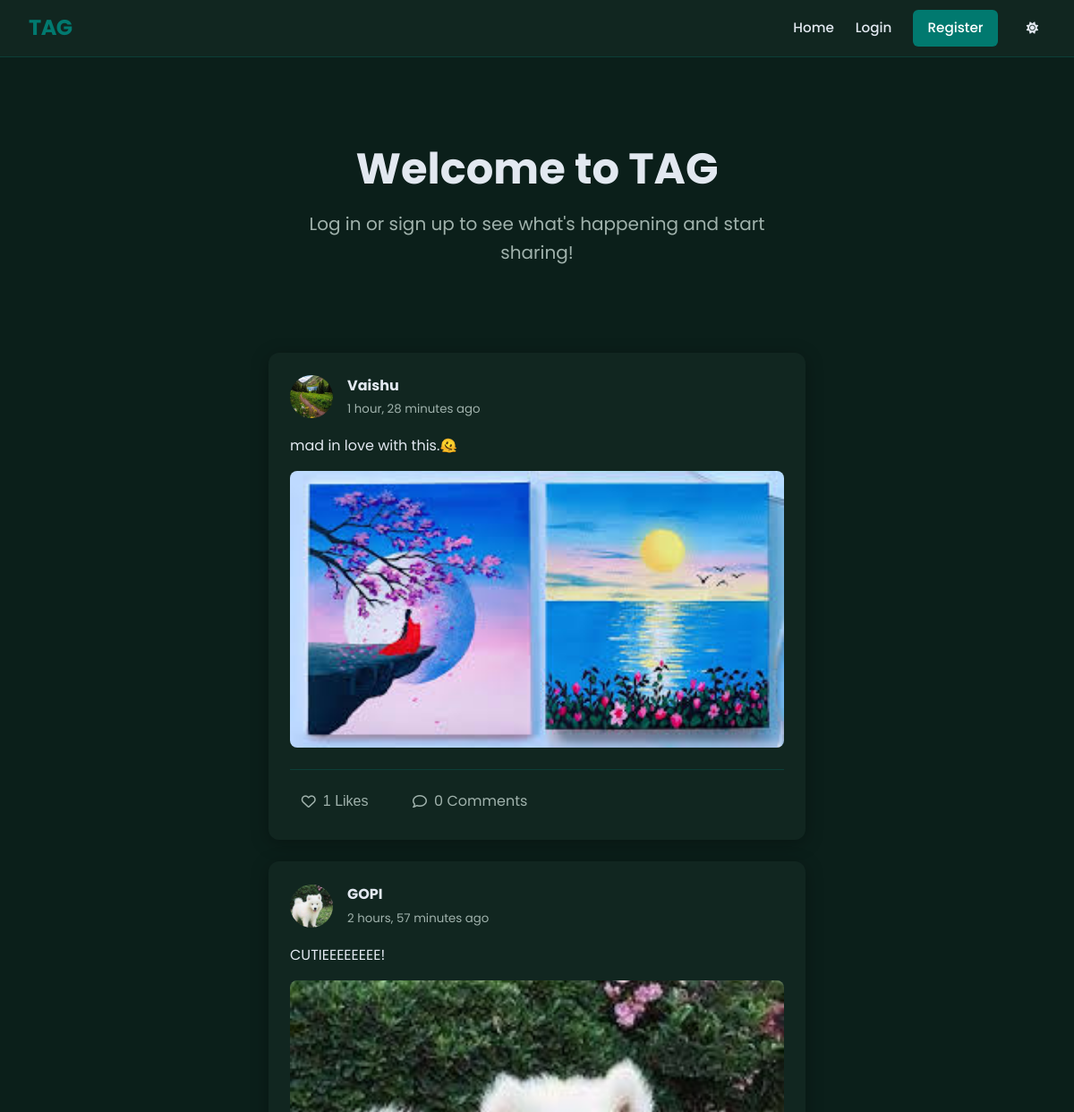
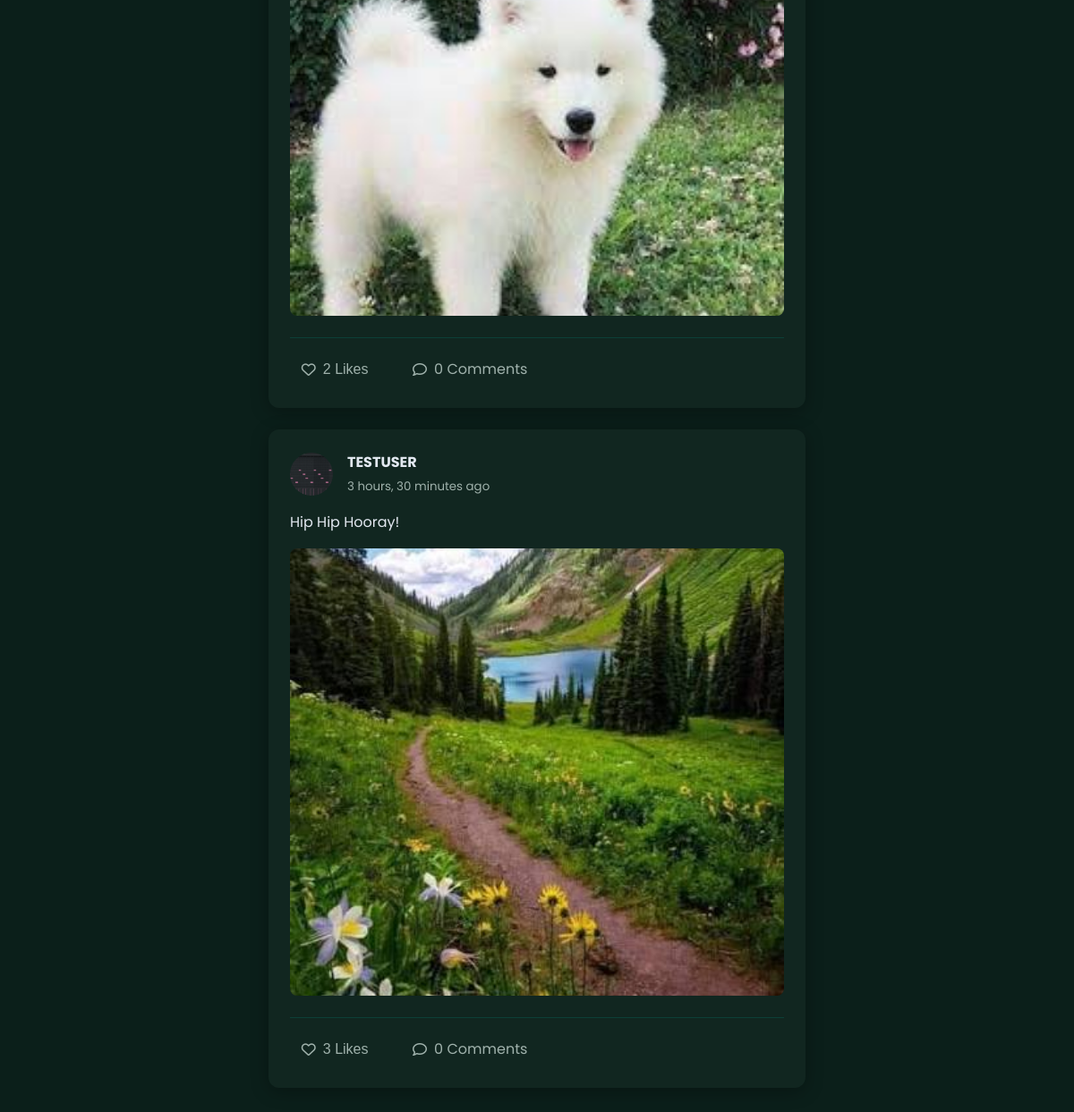
The page / on the database its author committed (2 pictures, top to bottom).
### posts/models.py (models this page shows, shortened)
class Post(models.Model):
    author = models.ForeignKey(User, on_delete=models.CASCADE, related_name='posts')
    content = models.TextField(max_length=500)
    image = models.ImageField(upload_to='post_images', blank=True, null=True)
    created_at = models.DateTimeField(auto_now_add=True)
    updated_at = models.DateTimeField(auto_now=True)
    class Meta:
        ordering = ['-created_at']

### users/models.py (models this page shows, shortened)
class UserProfile(models.Model):
    user = models.OneToOneField(User, on_delete=models.CASCADE)
    profile_picture = models.ImageField(default='default.jpg', upload_to='profile_pics')
    bio = models.TextField(max_length=500, blank=True)
    show_email = models.BooleanField(default=False)
    created_at = models.DateTimeField(auto_now_add=True)

### posts/views.py (the view)
# urls.py: path('', post_views.feed_view, name='home'),
def feed_view(request):
    filter_type = request.GET.get('filter', 'all')
    if filter_type == 'following' and request.user.is_authenticated:
        following_users = request.user.following.values_list('following', flat=True)
        posts = Post.objects.filter(author__in=following_users).select_related('author', 'author__userprofile').prefetch_related('comments', 'likes')
    else:
        posts = Post.objects.select_related('author', 'author__userprofile').prefetch_related('comments', 'likes').all()
    liked_post_ids = []
    if request.user.is_authenticated:
        liked_post_ids = request.user.likes.values_list('post_id', flat=True)
    if request.method == 'POST' and request.user.is_authenticated:
        form = PostForm(request.POST, request.FILES)
        if form.is_valid():
            post = form.save(commit=False)
            post.author = request.user
            post.save()
            messages.success(request, 'Your post was created successfully!')
            return redirect('home')
    else:
        form = PostForm()
    context = {
        'posts': posts,
        'form': form,
        'liked_post_ids': liked_post_ids
    }
    return render(request, 'posts/feed.html', context)

### templates/posts/feed.html (shortened to what this page needs)
{% extends 'base.html' %}
{% block content %}
<div class="max-w-md">
    {% if user.is_authenticated %}
    <div class="card mb-2">
        <form method="POST" enctype="multipart/form-data">
            {% csrf_token %}
            <div class="flex-row items-start gap-1">
                <img src="{{ user.userprofile.profile_picture.url }}" alt="{{ user.username }}" class="avatar-sm">
                <div class="w-full">
                    {{ form.content }}
                    {% if form.content.errors %}
                        <div style="color: #ef4444; font-size: 0.85rem; margin-top: 0.25rem;">
                            {% for error in form.content.errors %}{{ error }}{% endfor %}
                        </div>
                    {% endif %}
                    <div class="flex-row justify-between items-center mt-1">
                        <label for="{{ form.image.id_for_label }}" style="cursor: pointer; color: var(--primary-color);">
                            <i class="fas fa-image"></i> Add Image
                            <span style="display: none;">{{ form.image }}</span>
                        </label>
                        <button type="submit" class="btn btn-primary btn-pill">Post</button>
                    </div>
                    <div id="image-preview-container" style="display: none; margin-top: 1rem;">
                        <img id="image-preview" src="#" alt="Preview" class="post-image mb-0">
                        <button type="button" onclick="clearImage()" class="post-action-btn mt-05" style="color: #ef4444;"><i class="fas fa-times"></i> Remove</button>
                    </div>
                </div>
            </div>
        </form>
    </div>
    {% else %}
    <div class="hero">
        <h1>Welcome to TAG</h1>
        <p>Log in or sign up to see what's happening and start sharing!</p>
    </div>
    {% endif %}
    <div class="feed">
        {% for post in posts %}
        <div class="card mb-15">
            <div class="flex-row justify-between items-start mb-1">
                <div class="flex-row items-center gap-1">
                    <img src="{{ post.author.userprofile.profile_picture.url }}" alt="{{ post.author.username }}" class="avatar-sm">
                    <div>
                        <h4 class="mb-0"><a href="{% url 'user_profile' post.author.username %}" class="no-underline text-primary">{{ post.author.username }}</a></h4>
                        <small class="text-muted">{{ post.created_at|timesince }} ago</small>
                    </div>
                </div>
            </div>
            <p class="mb-1" style="white-space: pre-wrap;">{{ post.content }}</p>
            {% if post.image %}
            <img src="{{ post.image.url }}" alt="Post image" class="post-image">
            {% endif %}
            <div class="flex-row items-center gap-15" style="border-top: 1px solid var(--border-color); padding-top: 1rem;">
                <form action="{% url 'post_like_toggle' post.id %}" method="POST" class="mb-0">
                    <button type="submit" class="post-action-btn {% if post.id in liked_post_ids %}liked{% endif %}">
                        {% if post.id in liked_post_ids %}
                            <i class="fas fa-heart"></i>
                        {% else %}
                            <i class="far fa-heart"></i>
                        {% endif %}
                        <span>{{ post.likes.count }} Likes</span>
                    </button>
                </form>
                <a href="{% url 'post_detail' post.id %}" class="post-action-btn">
                    <i class="far fa-comment"></i>
                    <span>{{ post.comments.count }} Comments</span>
                </a>
            </div>
        </div>
        {% empty %}
        <p class="text-center text-muted">No posts yet. Be the first to post!</p>
        {% endfor %}
    </div>
</div>
{% endblock %}

### templates/base.html (shortened to what this page needs)
{% load static %}
<!DOCTYPE html>
<html lang="en" data-theme="dark">
<head>
    <link rel="stylesheet" href="https://cdnjs.cloudflare.com/ajax/libs/font-awesome/6.4.0/css/all.min.css">
    <link rel="stylesheet" href="{% static 'css/style.css' %}">
</head>
<body>
    <nav class="navbar">
        <div class="nav-brand">
            <a href="{% url 'home' %}">TAG</a>
        </div>
        <div class="nav-links">
            <a href="{% url 'home' %}" class="nav-link">Home</a>
            {% if user.is_authenticated %}
                <a href="{% url 'profile' %}" class="nav-link">Profile ({{ user.username }})</a>
                <form action="{% url 'logout' %}" method="post" class="mb-0">
                    {% csrf_token %}
                    <button type="submit" class="btn btn-outline">Logout</button>
                </form>
            {% else %}
                <a href="{% url 'login' %}" class="nav-link">Login</a>
                <a href="{% url 'register' %}" class="btn btn-primary">Register</a>
            {% endif %}
            <button id="theme-toggle" class="theme-toggle" aria-label="Toggle Theme">
                <i class="fas fa-sun"></i>
            </button>
        </div>
    </nav>
    <main class="main-content">
        {% block content %}
        {% endblock content %}
    </main>
</body>
</html>

### static/css/style.css (style rules this page uses)
:root { --bg-color: #F8FAFC; --card-bg: #FFFFFF; --text-primary: #1E293B; --text-secondary: #475569; --primary-color: #01796F; --primary-hover: #01524B; --border-color: rgba(1, 121, 111, 0.15); --shadow-sm: 0 2px 8px rgba(0, 0, 0, 0.04); --shadow-md: 0 4px 20px rgba(0, 0, 0, 0.05); --transition-speed: 0.3s; }
[data-theme="dark"] { --bg-color: #0B1F1A; --card-bg: #112620; --text-primary: #E2E8F0; --text-secondary: #A0B2AC; --border-color: rgba(1, 121, 111, 0.3); --shadow-sm: 0 2px 8px rgba(0, 0, 0, 0.2); --shadow-md: 0 4px 20px rgba(0, 0, 0, 0.3); }
* { margin: 0; padding: 0; box-sizing: border-box; }
body { font-family: 'Poppins', sans-serif; background-color: var(--bg-color); color: var(--text-primary); transition: background-color var(--transition-speed), color var(--transition-speed); line-height: 1.6; }
.navbar { position: fixed; top: 0; left: 0; right: 0; height: 64px; background-color: var(--card-bg); border-bottom: 1px solid var(--border-color); display: flex; align-items: center; justify-content: space-between; padding: 0 2rem; z-index: 1000; transition: background-color var(--transition-speed), border-color var(--transition-speed); }
.nav-brand a { font-size: 1.5rem; font-weight: 700; color: var(--primary-color); text-decoration: none; letter-spacing: -0.5px; }
.nav-links { display: flex; align-items: center; gap: 1.5rem; }
.nav-link { color: var(--text-primary); text-decoration: none; font-weight: 500; font-size: 0.95rem; transition: color 0.2s; }
.btn { display: inline-block; padding: 0.5rem 1rem; border-radius: 6px; font-weight: 500; text-decoration: none; transition: all 0.2s; cursor: pointer; border: none; font-family: inherit; font-size: 0.95rem; }
.btn-primary { background-color: var(--primary-color); color: #FFFFFF; }
.theme-toggle { background: none; border: none; color: var(--text-primary); cursor: pointer; padding: 0.5rem; display: flex; align-items: center; justify-content: center; border-radius: 50%; transition: background-color 0.2s; }
.main-content { margin-top: 64px; min-height: calc(100vh - 64px); padding: 2rem; }
.flex-row { display: flex; flex-direction: row; }
.items-center { align-items: center; }
.items-start { align-items: flex-start; }
.justify-between { justify-content: space-between; }
.gap-1 { gap: 1rem; }
.gap-15 { gap: 1.5rem; }
.text-muted { color: var(--text-secondary); }
.text-primary { color: var(--text-primary); }
.mb-0 { margin-bottom: 0; }
.mb-1 { margin-bottom: 1rem; }
.mb-15 { margin-bottom: 1.5rem; }
.max-w-md { max-width: 600px; margin-left: auto; margin-right: auto; }
.no-underline { text-decoration: none; }
.card { background-color: var(--card-bg); border-radius: 12px; box-shadow: var(--shadow-md); padding: 1.5rem; transition: transform 0.3s ease, box-shadow 0.3s ease; }
.hero { text-align: center; padding: 4rem 1rem; max-width: 800px; margin: 0 auto; }
.hero h1 { font-size: 3rem; margin-bottom: 1rem; color: var(--text-primary); line-height: 1.2; }
.hero p { font-size: 1.25rem; color: var(--text-secondary); margin-bottom: 2rem; }
.avatar-sm { width: 48px; height: 48px; border-radius: 50%; object-fit: cover; }
.post-action-btn { background: none; border: none; cursor: pointer; display: flex; align-items: center; gap: 0.5rem; font-size: 1rem; color: var(--text-secondary); transition: transform 0.2s, color 0.2s, background-color 0.2s; padding: 0.4rem 0.8rem; border-radius: 9999px; text-decoration: none; }
.post-image { max-width: 100%; border-radius: 8px; margin-bottom: 1rem; max-height: 500px; object-fit: cover; width: 100%; }

### rows shown on the page
Post: author.userprofile.profile_picture (picture), author.username "Vaishu", created_at "1 hour, 28 minutes", content "mad in love with this.🫠", image (picture), likes.count "1", comments.count "0"
Post: author.userprofile.profile_picture (picture), author.username "GOPI", created_at "2 hours, 57 minutes", content "CUTIEEEEEEEE!", image (picture), likes.count "2", comments.count "0"
Post: author.userprofile.profile_picture (picture), author.username "TESTUSER", created_at "3 hours, 30 minutes", content "Hip Hip Hooray!", image (picture), likes.count "3", comments.count "0"
